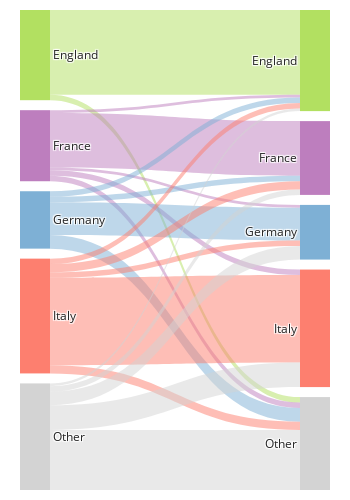

The code cell stored with this chart in its notebook:
### Code cell
# create columns for countries of birth and death in which all countries other than the big four are replaced by "Other"
other = lambda x: x if x in ["England", "France", "Germany", "Italy"] else "Other"
comp_countries_df["birth_other"] = comp_countries_df.birth_country.apply(other)
comp_countries_df["death_other"] = comp_countries_df.death_country.apply(other)
comp_countries_df = comp_countries_df.astype({"birth_other":"category", "death_other":"category"})

# create the sanky diagram
migration_counts = comp_countries_df.groupby(["birth_other", "death_other"]).size()

source = sorted([0, 1, 2, 3, 4]*5)
target = [5, 6, 7, 8, 9]*5
value =  migration_counts

countries = ["England", "France", "Germany", "Italy", "Other"]
country_colors = ["#b2e061", "#bd7ebe", "#7eb0d5", "#fd7f6f", "lightgrey"]
country_colors_transparent = ["rgba(178, 224, 97, 0.5)", "rgba(189, 126, 190, 0.5)", "rgba(126, 176, 213, 0.5)", "rgba(253, 127, 111, 0.5)", "rgba(211, 211, 211, 0.5)"]

link = dict(
    source=source,
    target=target,
    value=value,
    color=[color for color in country_colors_transparent for _ in range(5)]
    )

node = dict(
    pad=10,
    thickness=30,
    line = dict(color="black", width=0),
    label=countries*2,
    color=country_colors*2,
    )

data = go.Sankey(node=node, link=link)
fig = go.Figure(data)

fig.update_layout(
    #title='Migration between Countries',
    template='simple_white',
    margin=dict(l=20,r=20,b=10,t=10),
    width=350,
    height=500,
    paper_bgcolor='rgba(0,0,0,0)',
    plot_bgcolor='rgba(0,0,0,0)'
)

fig.show()

### Figure 1 — Plotly figure (JSON) as saved in the notebook; plotly's stock layout.template omitted (floating-point values rounded to 4 significant figures)
{"data": [{"link": {"color": ["rgba(178, 224, 97, 0.5)", "rgba(178, 224, 97, 0.5)", "rgba(178, 224, 97, 0.5)", "rgba(178, 224, 97, 0.5)", "rgba(178, 224, 97, 0.5)", "rgba(189, 126, 190, 0.5)", "rgba(189, 126, 190, 0.5)", "rgba(189, 126, 190, 0.5)", "rgba(189, 126, 190, 0.5)", "rgba(189, 126, 190, 0.5)", "rgba(126, 176, 213, 0.5)", "rgba(126, 176, 213, 0.5)", "rgba(126, 176, 213, 0.5)", "rgba(126, 176, 213, 0.5)", "rgba(126, 176, 213, 0.5)", "rgba(253, 127, 111, 0.5)", "rgba(253, 127, 111, 0.5)", "rgba(253, 127, 111, 0.5)", "rgba(253, 127, 111, 0.5)", "rgba(253, 127, 111, 0.5)", "rgba(211, 211, 211, 0.5)", "rgba(211, 211, 211, 0.5)", "rgba(211, 211, 211, 0.5)", "rgba(211, 211, 211, 0.5)", "rgba(211, 211, 211, 0.5)"], "source": [0, 0, 0, 0, 0, 1, 1, 1, 1, 1, 2, 2, 2, 2, 2, 3, 3, 3, 3, 3, 4, 4, 4, 4, 4], "target": [5, 6, 7, 8, 9, 5, 6, 7, 8, 9, 5, 6, 7, 8, 9, 5, 6, 7, 8, 9, 5, 6, 7, 8, 9], "value": [31, 0, 0, 0, 2, 1, 20, 1, 2, 2, 2, 2, 12, 0, 5, 2, 3, 2, 32, 3, 1, 2, 5, 9, 22]}, "node": {"color": ["#b2e061", "#bd7ebe", "#7eb0d5", "#fd7f6f", "lightgrey", "#b2e061", "#bd7ebe", "#7eb0d5", "#fd7f6f", "lightgrey"], "label": ["England", "France", "Germany", "Italy", "Other", "England", "France", "Germany", "Italy", "Other"], "line": {"color": "black", "width": 0}, "pad": 10, "thickness": 30}, "type": "sankey"}], "layout": {"height": 500, "margin": {"b": 10, "l": 20, "r": 20, "t": 10}, "paper_bgcolor": "rgba(0,0,0,0)", "plot_bgcolor": "rgba(0,0,0,0)", "width": 350}}
